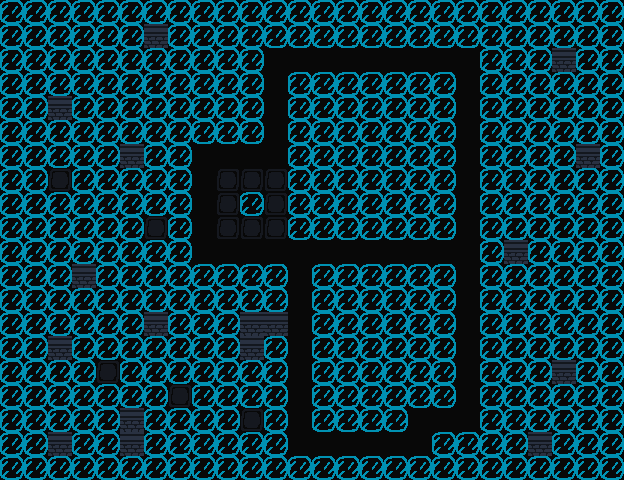

Below is a game level as drawn by its tile map, then a one-line description and the .tmx that defines it (tile-layer data replaced by summaries):
An orthogonal 26x20 tile map with 24x24 px tiles, 1 tile layer (Tile Layer 1).

<map version="1.2" tiledversion="1.3.3" orientation="orthogonal" renderorder="right-down" width="26" height="20" tilewidth="24" tileheight="24" infinite="0" nextlayerid="2" nextobjectid="1">
 <editorsettings>
  <export target="level02.csv" format="csv" />
 </editorsettings>
 <tileset firstgid="1" name="blocksBaba" tilewidth="24" tileheight="24" tilecount="6" columns="3">
  <image source="../images/blocksBaba.png" width="72" height="48" />
 </tileset>
 <layer id="1" name="Tile Layer 1" width="26" height="20">
  <data>[520 cells, 520 non-empty, 4 distinct tile ids]</data>
 </layer>
</map>